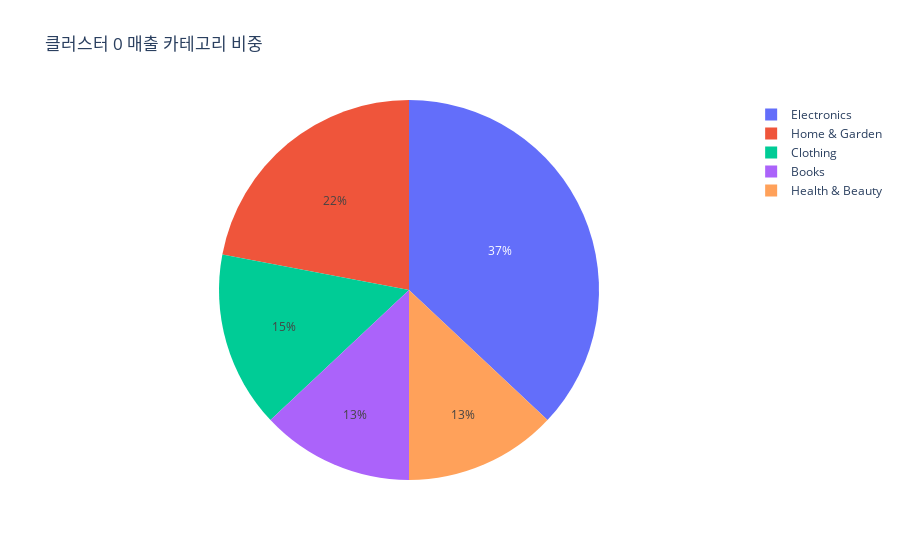

Notebook code for this chart:
### Code cell
for cluster in category_by_cluster['cluster_plus'].unique():
    data = category_by_cluster[category_by_cluster['cluster_plus'] == cluster]
    
    fig = go.Figure(data=[go.Pie(labels=data['Category'], values=data['price_ratio_in_cluster'])])
    fig.update_layout(title= f'클러스터 {cluster} 매출 카테고리 비중')
    fig.show()

### Figure 1 — Plotly figure (JSON) as saved in the notebook; plotly's stock layout.template omitted (floating-point values rounded to 4 significant figures)
{"data": [{"labels": ["Books", "Clothing", "Electronics", "Health & Beauty", "Home & Garden"], "type": "pie", "values": [0.13, 0.15, 0.37, 0.13, 0.22]}], "layout": {"title": {"text": "클러스터 0 매출 카테고리 비중"}}}
